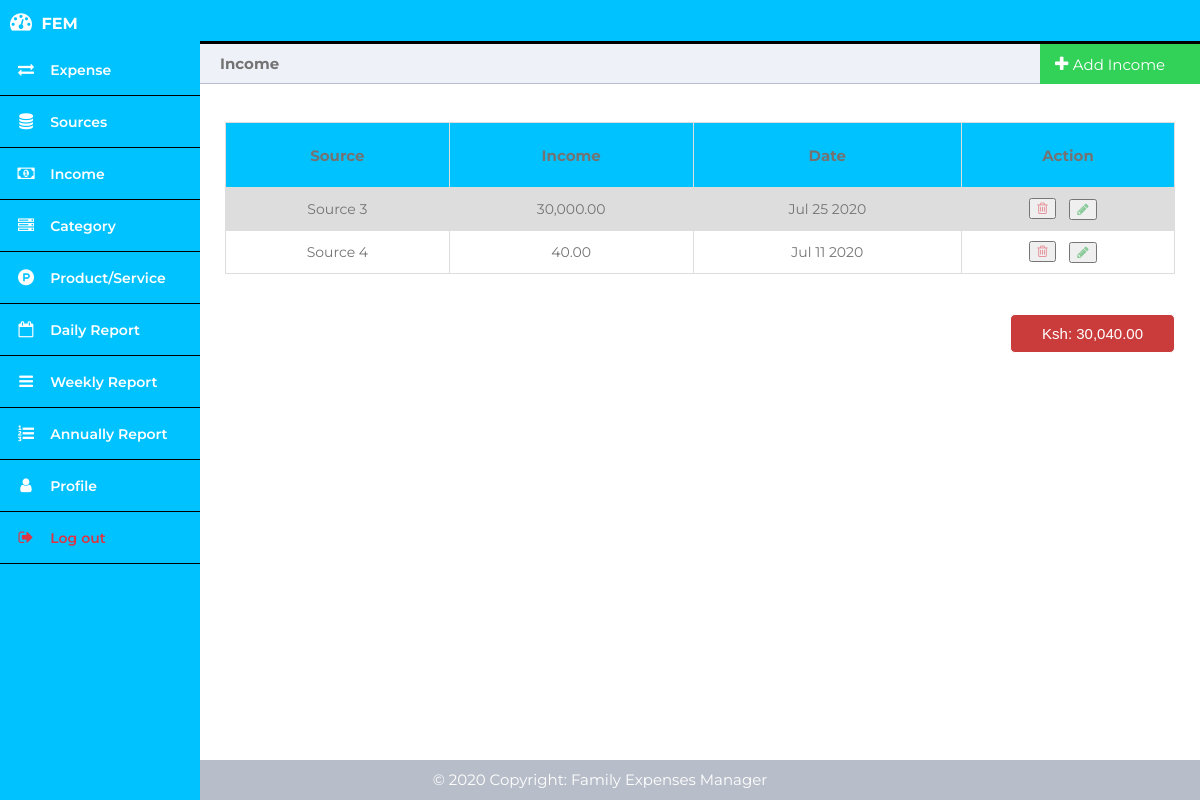
Page /income.php (signed in) on the committed database.
### tables this page shows
CREATE TABLE `Income` (
  `income_id` int(11) NOT NULL,
  `source_id` int(11) NOT NULL,
  `amount` decimal(10,0) NOT NULL,
  `created_at` timestamp NOT NULL DEFAULT current_timestamp(),
  `user_id` int(11) NOT NULL
);

CREATE TABLE `Source` (
  `source_id` int(11) NOT NULL,
  `user_id` int(11) NOT NULL,
  `name` varchar(100) NOT NULL,
  `created_at` timestamp NOT NULL DEFAULT current_timestamp() ON UPDATE current_timestamp()
);

### income.php (the view, shortened to what this page needs)
<?php
	require_once('config/db_connection.php');
?>
<!DOCTYPE html>
<html>
	<head>
		<link rel="stylesheet" href="css/dashboard.css">
        <link rel="stylesheet" href="https://cdnjs.cloudflare.com/ajax/libs/font-awesome/4.7.0/css/font-awesome.min.css">
	</head>
	<body>
		<?php include('header.php'); ?>
		<div class="main-content">
			<div class="title-left" style="font-size: 15px; color: #737373;">
				Income
			</div>
			<div class="title-right" id="myBtn">
				<div class="add">
					<i class="fa fa-plus"></i>
					<a style="font-size: 15px;">Add Income</a>
				</div>
			</div>
			<div>
				<?php include('errors.php'); ?><br>
			</div>
			<div>
				<?php include('success.php'); ?><br>
			</div>
			<table>
				<tr style="height: 65px; font-size: 15px;">
                    <th style="color: #737373;">Source</th>
                    <th style="color: #737373;">Income</th>
					<th style="color: #737373;">Date</th>
					<th style="color: #737373;">Action</th>
				</tr>
				<?php
					$total_amount = 0;
					$user_id = $_SESSION['user_id'];
					$query   = "SELECT * FROM Income WHERE user_id = '$user_id'  ORDER BY created_at DESC";
					$results = mysqli_query($con, $query);
					while($row = $results->fetch_assoc()) {
						$total_amount += $row['amount'];
						echo "<tr>";
							$source_id = $row['source_id'];
							$query   = "SELECT * FROM Source WHERE source_id = '$source_id'";
							$result2 = mysqli_query($con, $query);
							if (mysqli_num_rows($result2) == 1) {
								$source_data = $result2->fetch_assoc();
							}
							?>
								<td><?php echo $source_data['name']; ?></td>
								<td><?php echo number_format($row['amount'], 2); ?></td>
								<td><?php echo date('M d Y',strtotime($row['created_at'])) ?></td>
								<td>
									<form action="" method="POST" style="margin-left:-40px;">
										<button name="delete-income">
											<i class="fa fa-trash-o icon-delete" id="delete" title="Delete"></i>
										</button>&nbsp;&nbsp;&nbsp;
									</form>
										<div style="margin-left:30px; margin-top:-20px">
											<button>
												<a href="income-update.php?id1=<?php echo $_SESSION['user_id'] ?>&id2=<?php echo $row['income_id'] ?>&id3=<?php echo $source_data['source_id']; ?>&amount=<?php echo $row['amount']; ?>">
													<i class="fa fa-pencil icon-edit" title="Edit"></i>
												</a>
											</button>
										</div>
									</td>
							<?php
						echo "</tr>";
					}
				?>
			</table>
			<?php
			  	if (mysqli_num_rows($results) > 0) {
					  ?>
					<div class='table-bottom-space'></div>
					<div class='table-total'>
						<button class='button-error-total'>Ksh: <?php echo number_format($total_amount, 2); ?></button>
					</div>
					<?php
				}
			?>
		</div>
		<?php include_once("footer.php"); ?>
	</body>
</html>

### css/dashboard.css (style rules this page uses)
* { box-sizing: border-box; }
body { margin: 0; padding: 0; font-family: montserrat; }
.button-success, .button-error, .button-warning, .button-secondary, .button-error-total, .button-light-total, .button-primary-total { border-radius: 5px; border: 1px solid; display: inline-block; cursor: pointer; color: #ffffff; font-size:17px; padding:10px 31px; text-decoration: none; }
.button-error-total { cursor: not-allowed; background: rgb(202, 60, 60); }
.icon-delete { color: #dc3545; cursor: pointer; opacity: 0.5; }
.icon-edit { color: #28a745; cursor: pointer; opacity: 0.5; }
table { border-collapse: collapse; width: 95%; margin: auto; color: #737373; font-size: 14px; margin-top: 15px; }
td, th { border: 1px solid #dddddd; text-align: left; padding: 10px; text-align: center; }
table tr th { background-color: #00C2FF; color: #233245; }
tr:nth-child(even) { background-color: #dddddd; }
.table-bottom-space { padding-top: 40px; }
.table-total { float: right; padding-right: 2.5%; }
.main-content { padding: 40px; margin-top: 0; padding: 0; padding-top: 44px; height: 100%; overflow: scroll; }
.main-content .title-left { background-color: #eef1f7; border-bottom: 1px solid #b8bec9; padding: 10px 20px; font-weight: 700; color: #333; font-size: 16px; }
.main-content .title-right { float: right; width: 160px; margin-right: 0px; margin-top: -40px; cursor: pointer; }
.main-content .title-right .add { background-color: #32d157; font-size: 17px; height: 40px; color: white; padding-left: 15px; padding-top: 10px; cursor: pointer; }
.main-content .title-right .add a { text-decoration: none; color: white; }
@media only screen and (min-width: 300px) { table { border-collapse: collapse; width: 95%; margin: auto; } }
@media only screen and (min-width: 300px) { .button-error-total { font-size: 12px; } }
@media only screen and (min-width: 600px) { table { border-collapse: collapse; width: 95%; margin: auto; } }
@media only screen and (min-width: 600px) { .main-content { margin-left: 70px; } }
@media only screen and (min-width: 800px) { table { border-collapse: collapse; width: 95%; margin: auto; } }
@media only screen and (min-width: 800px) { .button-error-total { font-size: 14px; } }
@media only screen and (min-width: 800px) { .main-content { margin-left: 200px; } }
@media screen and (min-width: 1024px) { table { border-collapse: collapse; width: 95%; margin: auto; } }
@media screen and (min-width: 1024px) { .button-error-total { font-size: 15px; } }

### rows in the picture
income: source.name "Source 3", amount "30,000.00", created_at "Jul 25 2020"
income: source.name "Source 4", amount "40.00", created_at "Jul 11 2020"

### other values in the picture
$total_amount "30,040.00"
